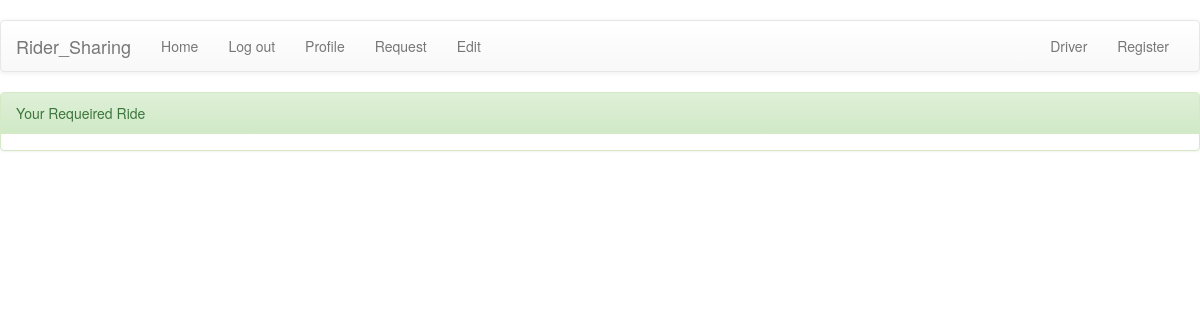
Page /accounts/passenger/ (signed in) on the earlier database version.
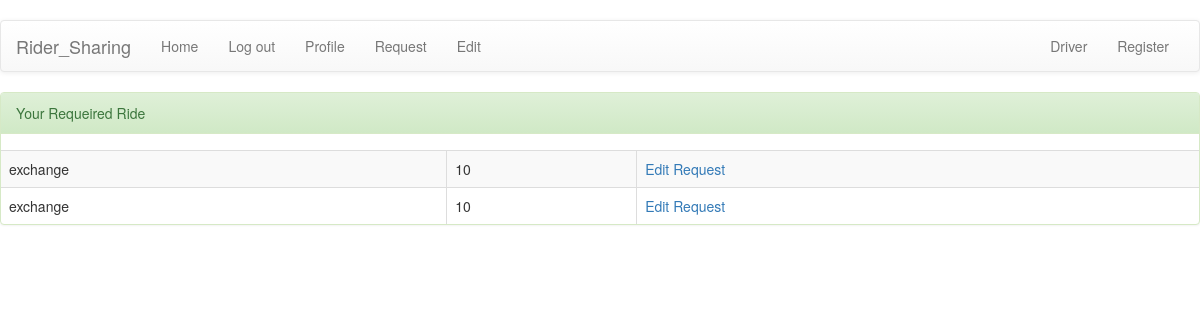
Same page on the later database version.
### accounts/models.py (models this page shows, shortened)
class Ride(models.Model):
    user = models.ForeignKey(User, on_delete=models.CASCADE)
    destination = models.CharField(max_length=100, default='')
    arrival_time = models.CharField(max_length=100, default='20')
    number_passenger = models.IntegerField(default='1')
    vehicle_type = models.CharField(max_length=100, default='')
    isPicked = models.BooleanField(default=False)
    isFinished = models.BooleanField(default=False)
    driver_id = models.IntegerField(default='0')

### accounts/views.py (the view)
# urls.py: path('passenger/', views.passenger_home),
def passenger_home(request):
    user_request_list = Ride.objects.filter(user=request.user)
    return render(request, 'accounts/passenger.html', {'user_request_list': user_request_list})

### accounts/templates/accounts/passenger.html (shortened to what this page needs)
{%extends 'base.html'%}
  {% block passenger_driver %}
  <li><a href="/accounts/passenger/request">Request</a></li>
  <li><a href="/accounts/passenger/request">Edit</a></li>
  {% endblock %}
  {% block body %}
    <div class="panel panel-success">
        <div class="panel-heading">Your Requeired Ride</div>
        <table class="table table-bordered table-hover table-striped">
            <thead>
            <tr>
                <th></th>
            </tr>
            </thead>
            <tbody id = "add-body">
            {% for ride in user_request_list %}
                <tr id="ride_{{ ride.id }}">
                    <td>{{ ride.destination }}</td>
                    <td>{{ ride.arrival_time }}</td>
                    <td><a href="../passenger/request/edit/{{ ride.id }}/">Edit Request</a></td>
                </tr>
            {% endfor %}
            </tbody>
        </table>
    </div>
  {% endblock %}

Differences in the rows shown:
added Ride: destination "exchange", arrival_time "10"
added Ride: destination "exchange", arrival_time "10"
